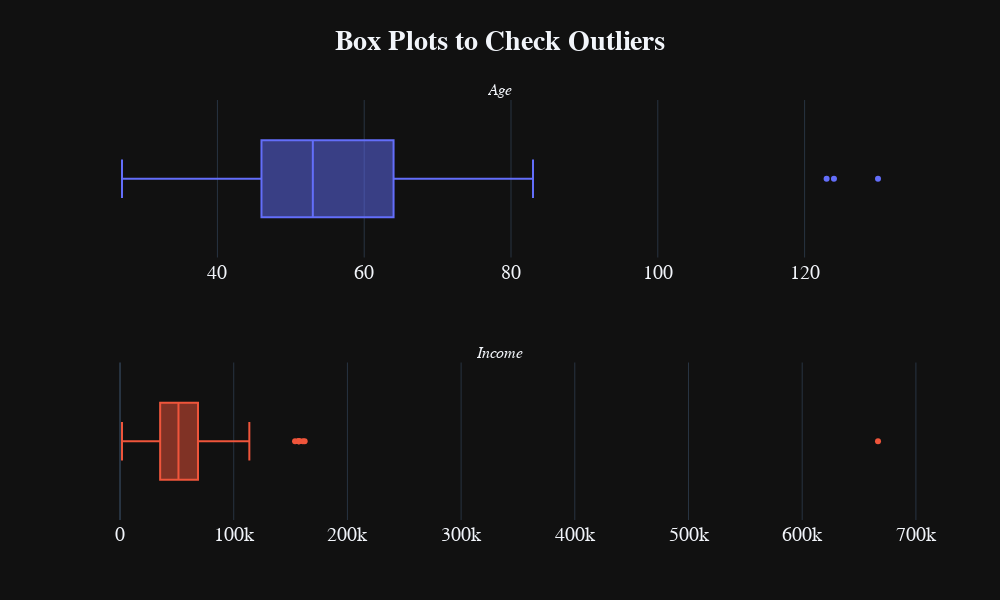

The notebook cell saved with this chart:
### Code cell
#Visualization of outlier values

fig=make_subplots(rows=2,cols=1,subplot_titles=('<i>Age', '<i>Income'))
fig.add_trace(go.Box(x=data['Age'],name='Age'),row=1,col=1)
fig.add_trace(go.Box(x=data['Income'],name='Income'),row=2,col=1)

fig.update_yaxes(visible=False, showticklabels=False)
fig.update_layout(height=600, width=1000, title_text='<b>Box Plots to Check Outliers', font_size=20)
fig.update_layout(template='plotly_dark', title_x=0.5, font_family='Courier New', showlegend=False)

### Figure 1 — Plotly figure (JSON) as saved in the notebook; plotly's stock layout.template omitted (floating-point values rounded to 4 significant figures; data arrays with more than 128 entries replaced by an {"elided": "..."} marker saying what was removed)
{"data": [{"name": "Age", "type": "box", "x": {"elided": "2216 int values"}, "xaxis": "x", "yaxis": "y"}, {"name": "Income", "type": "box", "x": {"elided": "2216 int values"}, "xaxis": "x2", "yaxis": "y2"}], "layout": {"annotations": [{"font": {"size": 16}, "showarrow": false, "text": "<i>Age", "x": 0.5, "xanchor": "center", "xref": "paper", "y": 1, "yanchor": "bottom", "yref": "paper"}, {"font": {"size": 16}, "showarrow": false, "text": "<i>Income", "x": 0.5, "xanchor": "center", "xref": "paper", "y": 0.375, "yanchor": "bottom", "yref": "paper"}], "font": {"family": "Courier New", "size": 20}, "height": 600, "showlegend": false, "title": {"text": "<b>Box Plots to Check Outliers", "x": 0.5}, "width": 1000, "xaxis": {"anchor": "y", "domain": [0, 1]}, "xaxis2": {"anchor": "y2", "domain": [0, 1]}, "yaxis": {"anchor": "x", "domain": [0.625, 1], "showticklabels": false, "visible": false}, "yaxis2": {"anchor": "x2", "domain": [0, 0.375], "showticklabels": false, "visible": false}}}
